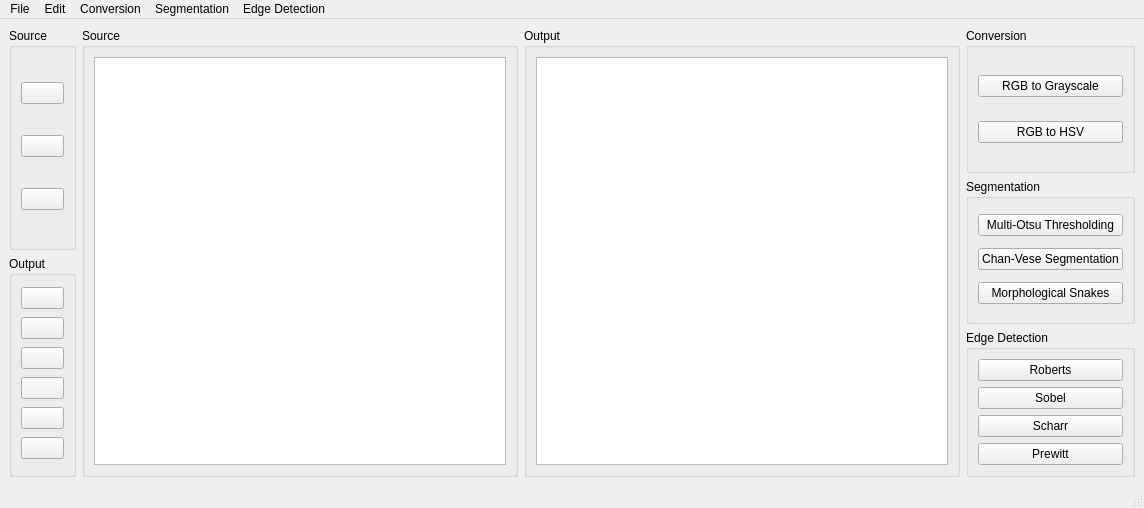
<?xml version="1.0" encoding="UTF-8"?>
<ui version="4.0">
 <class>MainWindow</class>
 <widget class="QMainWindow" name="MainWindow">
  <property name="geometry">
   <rect>
    <x>0</x>
    <y>0</y>
    <width>1144</width>
    <height>508</height>
   </rect>
  </property>
  <property name="windowTitle">
   <string>OOP2 Lab Final Assignment</string>
  </property>
  <widget class="QWidget" name="centralwidget">
   <layout class="QGridLayout" name="gridLayout_3">
    <item row="0" column="0">
     <layout class="QHBoxLayout" name="horizontalLayout_2">
      <item>
       <layout class="QVBoxLayout" name="verticalLayout_7">
        <item>
         <widget class="QGroupBox" name="sourceGroupBox">
          <property name="title">
           <string>Source</string>
          </property>
          <layout class="QVBoxLayout" name="verticalLayout">
           <item>
            <widget class="QPushButton" name="sourceOpenButton">
             <property name="toolTip">
              <string>Open</string>
             </property>
             <property name="text">
              <string/>
             </property>
             <property name="icon">
              <iconset>
               <normaloff>../images/open_file.png</normaloff>../images/open_file.png</iconset>
             </property>
             <property name="iconSize">
              <size>
               <width>16</width>
               <height>16</height>
              </size>
             </property>
            </widget>
           </item>
           <item>
            <widget class="QPushButton" name="sourceExportButton">
             <property name="toolTip">
              <string>Export</string>
             </property>
             <property name="text">
              <string/>
             </property>
             <property name="icon">
              <iconset>
               <normaloff>../images/export.png</normaloff>../images/export.png</iconset>
             </property>
            </widget>
           </item>
           <item>
            <widget class="QPushButton" name="sourceClearButton">
             <property name="toolTip">
              <string>Clear</string>
             </property>
             <property name="text">
              <string/>
             </property>
             <property name="icon">
              <iconset>
               <normaloff>../images/delete.png</normaloff>../images/delete.png</iconset>
             </property>
            </widget>
           </item>
          </layout>
         </widget>
        </item>
        <item>
         <widget class="QGroupBox" name="outputGroupBox">
          <property name="title">
           <string>Output</string>
          </property>
          <layout class="QVBoxLayout" name="verticalLayout_2">
           <item>
            <widget class="QPushButton" name="outputSaveButton">
             <property name="toolTip">
              <string>Save</string>
             </property>
             <property name="text">
              <string/>
             </property>
             <property name="icon">
              <iconset>
               <normaloff>../images/save.png</normaloff>../images/save.png</iconset>
             </property>
            </widget>
           </item>
           <item>
            <widget class="QPushButton" name="outputSaveAsButton">
             <property name="toolTip">
              <string>Save As</string>
             </property>
             <property name="text">
              <string/>
             </property>
             <property name="icon">
              <iconset>
               <normaloff>../images/save.png</normaloff>../images/save.png</iconset>
             </property>
            </widget>
           </item>
           <item>
            <widget class="QPushButton" name="outputExportButton">
             <property name="toolTip">
              <string>Export</string>
             </property>
             <property name="text">
              <string/>
             </property>
             <property name="icon">
              <iconset>
               <normaloff>../images/export.png</normaloff>../images/export.png</iconset>
             </property>
            </widget>
           </item>
           <item>
            <widget class="QPushButton" name="outputClearButton">
             <property name="toolTip">
              <string>Clear</string>
             </property>
             <property name="text">
              <string/>
             </property>
             <property name="icon">
              <iconset>
               <normaloff>../images/delete.png</normaloff>../images/delete.png</iconset>
             </property>
            </widget>
           </item>
           <item>
            <widget class="QPushButton" name="outputUndoButton">
             <property name="toolTip">
              <string>Undo</string>
             </property>
             <property name="text">
              <string/>
             </property>
             <property name="icon">
              <iconset>
               <normaloff>../images/undo.png</normaloff>../images/undo.png</iconset>
             </property>
            </widget>
           </item>
           <item>
            <widget class="QPushButton" name="outputRedoButton">
             <property name="toolTip">
              <string>Redo</string>
             </property>
             <property name="text">
              <string/>
             </property>
             <property name="icon">
              <iconset>
               <normaloff>../images/redo.png</normaloff>../images/redo.png</iconset>
             </property>
            </widget>
           </item>
          </layout>
         </widget>
        </item>
       </layout>
      </item>
      <item>
       <layout class="QHBoxLayout" name="horizontalLayout">
        <item>
         <widget class="QGroupBox" name="sourceGraphicsGroupBox">
          <property name="title">
           <string>Source</string>
          </property>
          <layout class="QGridLayout" name="gridLayout_2">
           <item row="0" column="0">
            <widget class="QGraphicsView" name="sourceGraphicsView"/>
           </item>
          </layout>
         </widget>
        </item>
        <item>
         <widget class="QGroupBox" name="outputGraphicsGroupBox">
          <property name="title">
           <string>Output</string>
          </property>
          <layout class="QGridLayout" name="gridLayout">
           <item row="0" column="0">
            <widget class="QGraphicsView" name="outputGraphicsView"/>
           </item>
          </layout>
         </widget>
        </item>
       </layout>
      </item>
      <item>
       <layout class="QVBoxLayout" name="verticalLayout_6">
        <item>
         <widget class="QGroupBox" name="conversionGroupBox">
          <property name="title">
           <string>Conversion</string>
          </property>
          <layout class="QVBoxLayout" name="verticalLayout_5">
           <item>
            <widget class="QPushButton" name="rgbToGrayscaleButton">
             <property name="text">
              <string>RGB to Grayscale</string>
             </property>
            </widget>
           </item>
           <item>
            <widget class="QPushButton" name="rgbToHsvButton">
             <property name="text">
              <string>RGB to HSV</string>
             </property>
            </widget>
           </item>
          </layout>
         </widget>
        </item>
        <item>
         <widget class="QGroupBox" name="segmentationGroupBox">
          <property name="title">
           <string>Segmentation</string>
          </property>
          <layout class="QVBoxLayout" name="verticalLayout_4">
           <item>
            <widget class="QPushButton" name="multiOtsuThresholdingButton">
             <property name="text">
              <string>Multi-Otsu Thresholding</string>
             </property>
            </widget>
           </item>
           <item>
            <widget class="QPushButton" name="chanVeseSegmentationButton">
             <property name="text">
              <string>Chan-Vese Segmentation</string>
             </property>
            </widget>
           </item>
           <item>
            <widget class="QPushButton" name="morphologicalSnakesButton">
             <property name="text">
              <string>Morphological Snakes</string>
             </property>
            </widget>
           </item>
          </layout>
         </widget>
        </item>
        <item>
         <widget class="QGroupBox" name="edgeDetectionGroupBox">
          <property name="title">
           <string>Edge Detection</string>
          </property>
          <layout class="QVBoxLayout" name="verticalLayout_3">
           <item>
            <widget class="QPushButton" name="robertsButton">
             <property name="text">
              <string>Roberts</string>
             </property>
            </widget>
           </item>
           <item>
            <widget class="QPushButton" name="sobelButton">
             <property name="text">
              <string>Sobel</string>
             </property>
            </widget>
           </item>
           <item>
            <widget class="QPushButton" name="scharrButton">
             <property name="text">
              <string>Scharr</string>
             </property>
            </widget>
           </item>
           <item>
            <widget class="QPushButton" name="prewittButton">
             <property name="text">
              <string>Prewitt</string>
             </property>
            </widget>
           </item>
          </layout>
         </widget>
        </item>
       </layout>
      </item>
     </layout>
    </item>
   </layout>
  </widget>
  <widget class="QMenuBar" name="menubar">
   <property name="geometry">
    <rect>
     <x>0</x>
     <y>0</y>
     <width>1144</width>
     <height>21</height>
    </rect>
   </property>
   <widget class="QMenu" name="menuFile">
    <property name="title">
     <string>File</string>
    </property>
    <widget class="QMenu" name="menuExport_As">
     <property name="title">
      <string>Export As</string>
     </property>
     <property name="icon">
      <iconset>
       <normaloff>../images/export.png</normaloff>../images/export.png</iconset>
     </property>
     <addaction name="actionExportSource"/>
     <addaction name="actionExportOutput"/>
    </widget>
    <addaction name="actionOpen_Source"/>
    <addaction name="actionSave_Output"/>
    <addaction name="actionSave_As_Output"/>
    <addaction name="menuExport_As"/>
    <addaction name="actionExit"/>
   </widget>
   <widget class="QMenu" name="menuEdit">
    <property name="title">
     <string>Edit</string>
    </property>
    <widget class="QMenu" name="menuClear">
     <property name="title">
      <string>Clear</string>
     </property>
     <property name="icon">
      <iconset>
       <normaloff>../images/delete.png</normaloff>../images/delete.png</iconset>
     </property>
     <addaction name="actionClearSource"/>
     <addaction name="actionClearOutput"/>
    </widget>
    <addaction name="menuClear"/>
    <addaction name="actionUndo_Output"/>
    <addaction name="actionRedo_Output"/>
   </widget>
   <widget class="QMenu" name="menuConversio">
    <property name="title">
     <string>Conversion</string>
    </property>
    <addaction name="actionRGB_to_Grayscale"/>
    <addaction name="actionRGB_to_HSV"/>
   </widget>
   <widget class="QMenu" name="menuSegmentation">
    <property name="title">
     <string>Segmentation</string>
    </property>
    <addaction name="actionMulti_Otsu_Thresholding"/>
    <addaction name="actionChan_Vese_Segmentation"/>
    <addaction name="actionMorphologcial_Snakes"/>
   </widget>
   <widget class="QMenu" name="menuEdge_Detection">
    <property name="title">
     <string>Edge Detection</string>
    </property>
    <addaction name="actionRoberts"/>
    <addaction name="actionSobel"/>
    <addaction name="actionScharr"/>
    <addaction name="actionPrewitt"/>
   </widget>
   <addaction name="menuFile"/>
   <addaction name="menuEdit"/>
   <addaction name="menuConversio"/>
   <addaction name="menuSegmentation"/>
   <addaction name="menuEdge_Detection"/>
  </widget>
  <widget class="QStatusBar" name="statusbar"/>
  <action name="actionOpen_Source">
   <property name="icon">
    <iconset>
     <normaloff>../images/open_file.png</normaloff>../images/open_file.png</iconset>
   </property>
   <property name="text">
    <string>Open Source</string>
   </property>
   <property name="shortcut">
    <string>Ctrl+O</string>
   </property>
  </action>
  <action name="actionSave_Output">
   <property name="icon">
    <iconset>
     <normaloff>../images/save.png</normaloff>../images/save.png</iconset>
   </property>
   <property name="text">
    <string>Save Output</string>
   </property>
  </action>
  <action name="actionSave_As_Output">
   <property name="icon">
    <iconset>
     <normaloff>../images/save.png</normaloff>../images/save.png</iconset>
   </property>
   <property name="text">
    <string>Save As Output</string>
   </property>
  </action>
  <action name="actionExit">
   <property name="text">
    <string>Exit</string>
   </property>
   <property name="shortcut">
    <string>Shift+F4</string>
   </property>
  </action>
  <action name="actionExportSource">
   <property name="text">
    <string>Source</string>
   </property>
  </action>
  <action name="actionExportOutput">
   <property name="text">
    <string>Output</string>
   </property>
  </action>
  <action name="actionUndo_Output">
   <property name="icon">
    <iconset>
     <normaloff>../images/undo.png</normaloff>../images/undo.png</iconset>
   </property>
   <property name="text">
    <string>Undo Output</string>
   </property>
   <property name="shortcut">
    <string>Ctrl+Shift+Z</string>
   </property>
  </action>
  <action name="actionRedo_Output">
   <property name="icon">
    <iconset>
     <normaloff>../images/redo.png</normaloff>../images/redo.png</iconset>
   </property>
   <property name="text">
    <string>Redo Output</string>
   </property>
   <property name="shortcut">
    <string>Ctrl+Y</string>
   </property>
  </action>
  <action name="actionClearSource">
   <property name="text">
    <string>Source</string>
   </property>
   <property name="shortcut">
    <string>Ctrl+L</string>
   </property>
  </action>
  <action name="actionClearOutput">
   <property name="text">
    <string>Output</string>
   </property>
   <property name="shortcut">
    <string>Ctrl+Shift+L</string>
   </property>
  </action>
  <action name="actionRGB_to_Grayscale">
   <property name="text">
    <string>RGB to Grayscale</string>
   </property>
  </action>
  <action name="actionRGB_to_HSV">
   <property name="text">
    <string>RGB to HSV</string>
   </property>
  </action>
  <action name="actionMulti_Otsu_Thresholding">
   <property name="text">
    <string>Multi-Otsu Thresholding</string>
   </property>
  </action>
  <action name="actionChan_Vese_Segmentation">
   <property name="text">
    <string>Chan-Vese Segmentation</string>
   </property>
  </action>
  <action name="actionMorphologcial_Snakes">
   <property name="text">
    <string>Morphologcial Snakes</string>
   </property>
  </action>
  <action name="actionRoberts">
   <property name="text">
    <string>Roberts</string>
   </property>
  </action>
  <action name="actionSobel">
   <property name="text">
    <string>Sobel</string>
   </property>
  </action>
  <action name="actionScharr">
   <property name="text">
    <string>Scharr</string>
   </property>
  </action>
  <action name="actionPrewitt">
   <property name="text">
    <string>Prewitt</string>
   </property>
  </action>
 </widget>
 <resources/>
 <connections/>
</ui>
